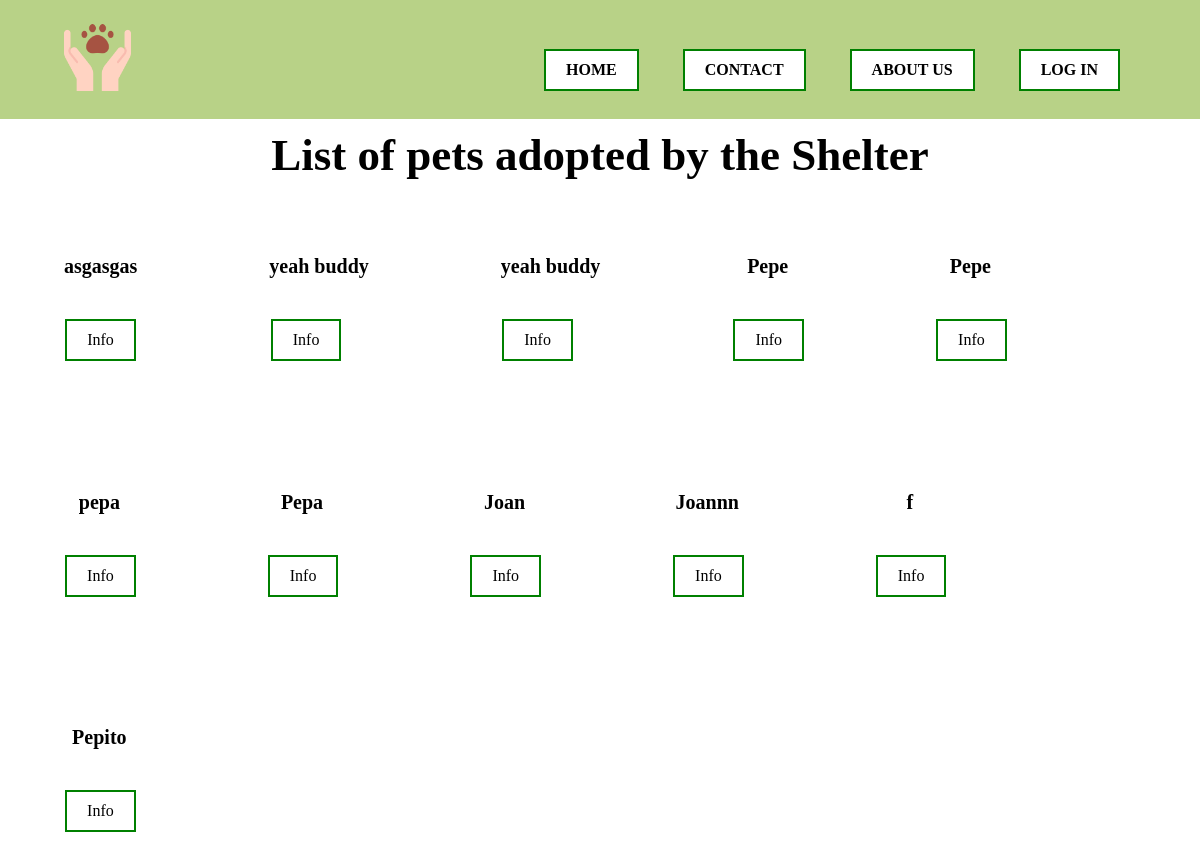
The app's page /list_pets/, older data.
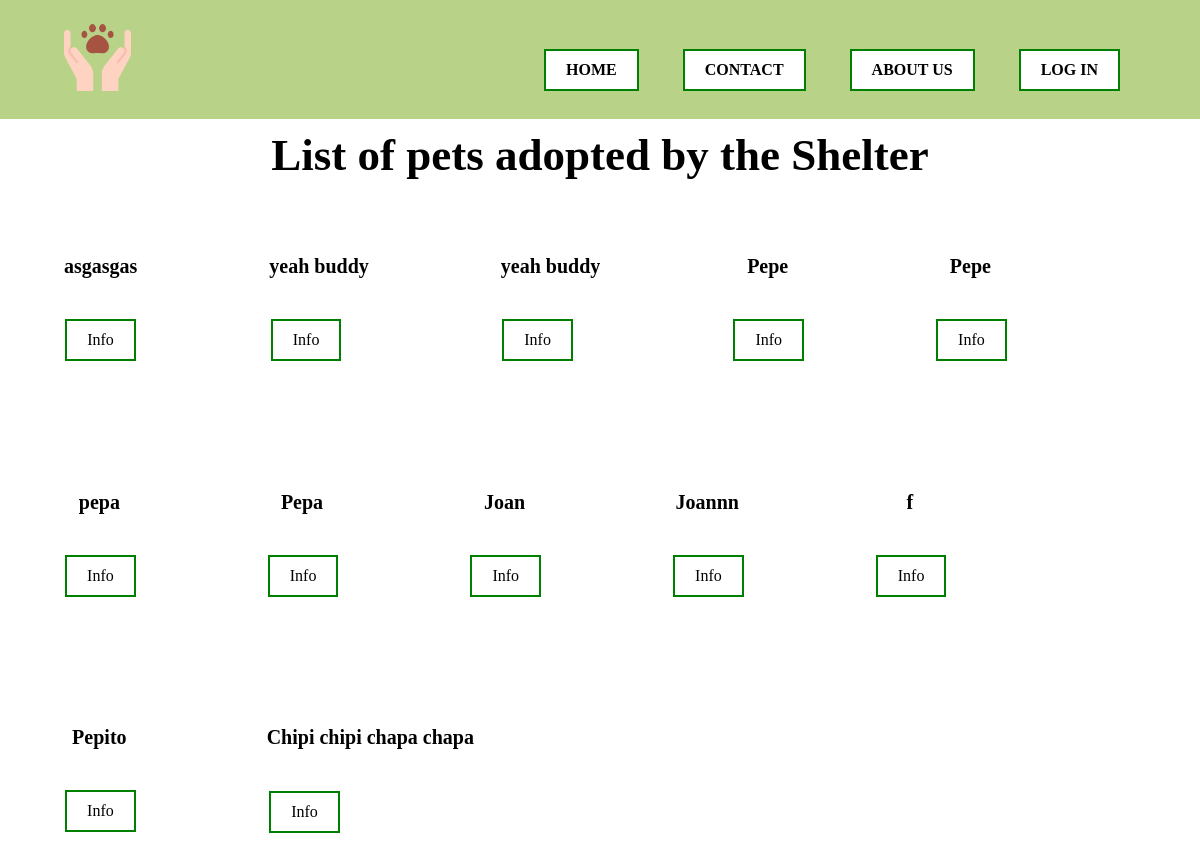
The same page, newer data.
### shelter/models.py (models this page shows, shortened)
class Pet(models.Model):
    ILLNESS_CHOICES = [
        ('healthy', 'Healthy'),
        ('sick', 'Sick'),
        ('in_recovery', 'In recovery')
    ]
    ANIMAL_TYPE = [
        ('dog', 'Dog'),
        ('cat', 'Cat'),
        ('bird', 'Bird'),
        ('fish', 'Fish'),
        ('reptile', 'Reptile'),
        ('rodent', 'Rodent'),
        ('other', 'Other')
    ]
    name = models.CharField(max_length=100)
    animal_type = models.CharField(max_length=100, choices=ANIMAL_TYPE, default='Dog')
    age = models.IntegerField()
    weight = models.IntegerField()
    illness = models.CharField(max_length=100, choices=ILLNESS_CHOICES, default='Healthy')
    breed = models.CharField(max_length=100, default='Unknown')
    is_adopted = models.BooleanField(default=False)

### shelter/views.py (the view)
# urls.py: path('list_pets/', list_pets, name='list_pets'),
def list_pets(request):
    pets = Pet.objects.all()
    return render(request, 'list_pets.html', {'pets': pets})

### templates/list_pets.html
{% extends 'base.html' %}
{% block content %}
    <h1>List of pets adopted by the Shelter</h1>
{% for pet in pets %}
    <div class="adopted">
        <h3 class="pet-name">{{ pet.name }}</h3>
        <p class="list-pets">
            <a href={% url 'pet_detail' pet.id %}>Info</a>
        </p>
    </div>
{% endfor %}
{% endblock %}

Row changes from the older to the newer data that the page shows:
added Pet: name "Chipi chipi chapa chapa"
